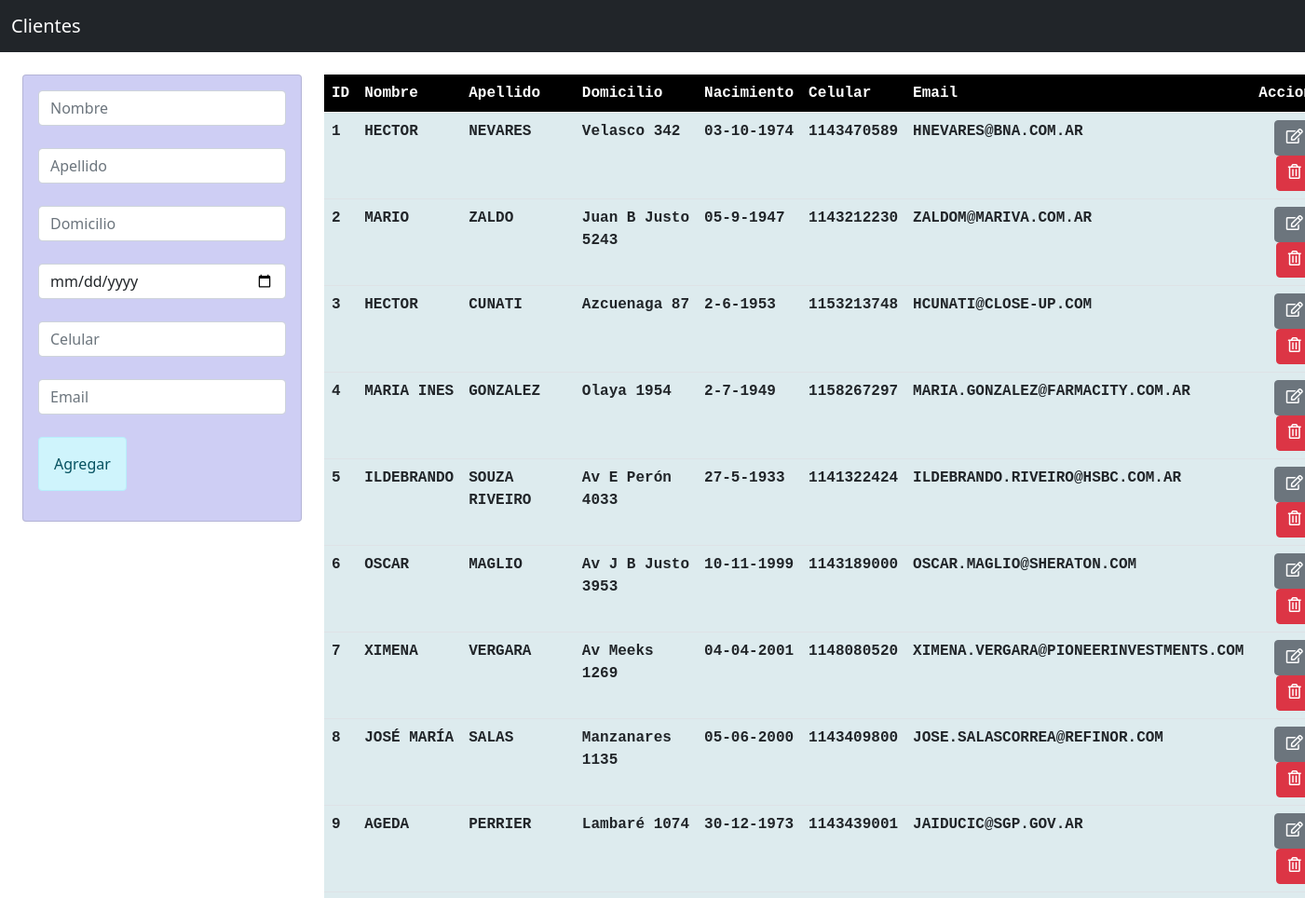
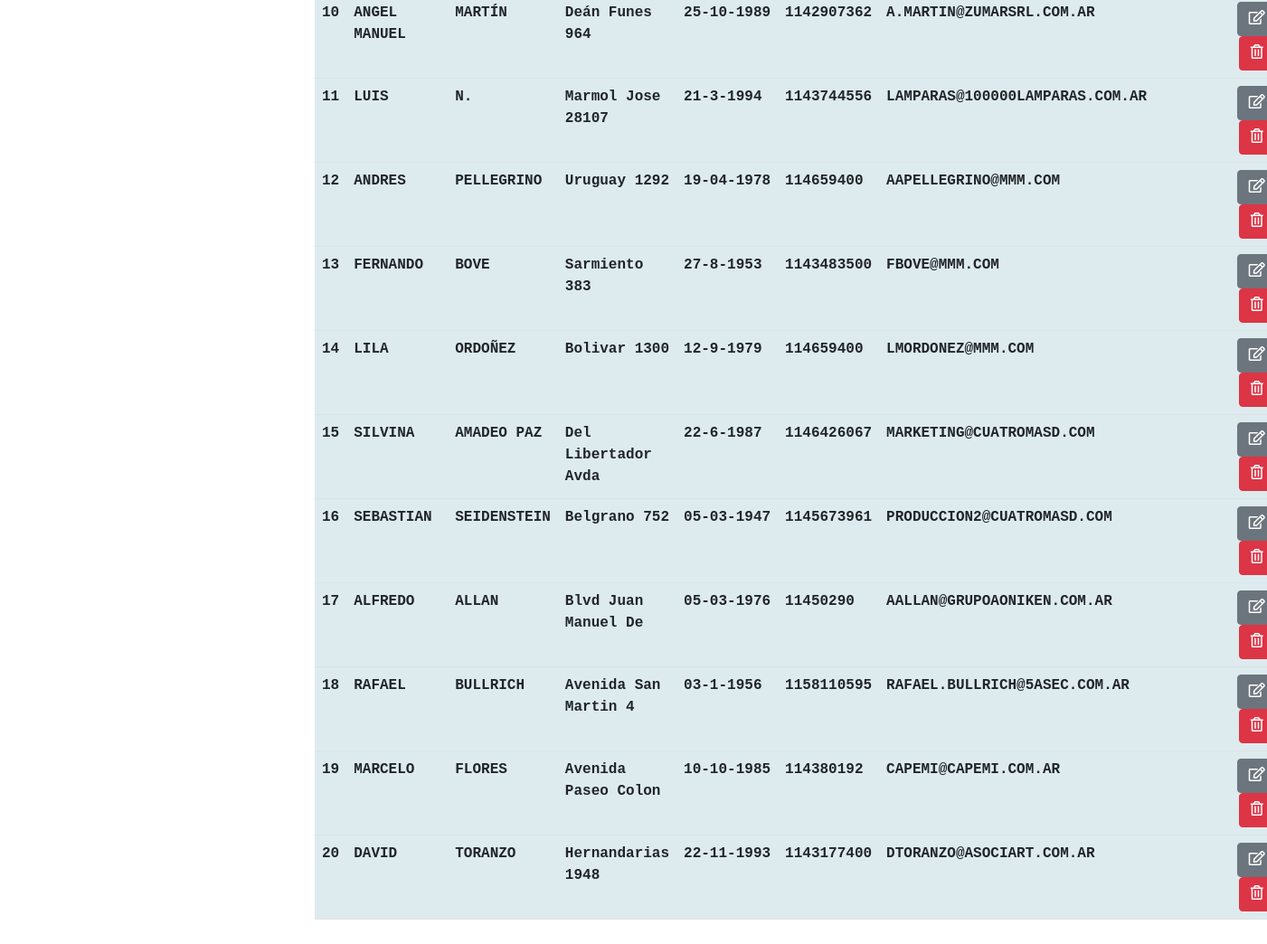
Screenshot of /Inicio/index/Clientes/clientes.php with the database file from the repository (2 pictures, top to bottom).
### tables this page shows
CREATE TABLE `cliente` (
  `clienteID` int(11) NOT NULL,
  `nombre` varchar(50) NOT NULL,
  `apellido` varchar(50) NOT NULL,
  `domicilio` varchar(20) NOT NULL,
  `fecha_nacimiento` varchar(50) NOT NULL,
  `celular` varchar(50) NOT NULL,
  `email` varchar(50) NOT NULL
);

### Inicio/index/Clientes/clientes.php (the view, shortened to what this page needs)
<?php  include("base.php") ?>
<?php  include("includes/header.php") ?>
<div class="container p-4" style="margin-left: 0;">
    <div class="row">
        <div class="col-md-3" >
            <div class="card card-body" style="background:#CECEF4">
                <form action="Guardar.php" method="POST">
                    <div class="form-group">
                        <input type="text" name="nombre" class="form-control" placeholder="Nombre"
                        autofocus>
                        <br>
                        <input type="text" name="apellido" class="form-control" placeholder="Apellido"
                        autofocus>
                        <br>
                        <input type="text" name="domicilio" class="form-control" placeholder="Domicilio"
                        autofocus>
                        <br>
                        <input type="date" name="fecha_nacimiento" class="form-control" placeholder="Nacimiento"
                        autofocus>
                        <br>
                        <input type="text" name="celular" class="form-control" placeholder="Celular"
                        autofocus>
                        <br>
                        <input type="email" name="email" class="form-control" placeholder="Email"
                        autofocus>
                        <br>
                    </div>
                    <div class="form-group">
                        <input type="submit" name="envio" class="alert alert-info" value="Agregar">
                    </div>
                </form>
            </div>
        </div>
        <div class="col-md-4">
        <FONT FACE="courier new">
                <table class="table">
                    <thead class="thead-dark">
                        <tr style="background-color: black; color: #FFFFFF">
                            <th scope="col">ID</th>
                            <th scope="col">Nombre</th>
                            <th scope="col">Apellido</th>
                            <th scope="col">Domicilio</th>
                            <th scope="col">Nacimiento</th>
                            <th scope="col">Celular</th>
                            <th scope="col">Email</th>
                            <th scope="col">Acciones</th>
                        </tr>
                    </thead>
                    <tbody class="fondo">
                        <?php
                        $traer = "SELECT * FROM cliente";
                        $all_products = mysqli_query($DB, $traer);
                        while($row = mysqli_fetch_array($all_products)){?>
                        <tr>
                            <td>
                                <?php
                                echo $row['clienteID'];
                                ?>
                            </td>
                            <td>
                            <?php
                                echo $row['nombre'];
                            ?>
                            </td>
                            <td>
                            <?php
                                echo $row['apellido'];
                                ?>
                            </td>
                            <td>
                            <?php
                                echo $row['domicilio'];
                                ?>
                            </td>
                            <td>
                            <?php
                                echo $row['fecha_nacimiento'];
                                ?>
                            </td>
                            <td>
                            <?php
                                echo $row['celular'];
                                ?>
                            </td>
                            <td>
                            <?php
                                echo $row['email'];
                                ?>
                            </td>
                            <td>
                                <center>
                                <a href="Editar.php?clienteID=<?php echo $row['clienteID'] ?>" class="btn btn-secondary"><i class="far fa-edit"></i></a>
                                <a href="Borrar.php?clienteID=<?php echo $row['clienteID'] ?>" class="btn btn-danger"><i class="far fa-trash-alt"></i></a>
                                </center>
                            </td>
                        </tr>
                        <?php } ?>
                    </tbody>
                </table>
                </FONT>
        </div>
    </div>
</div>
<?php  include("includes/footer.php") ?>

### Inicio/index/Clientes/style.css (style rules this page uses)
body { background-image: url("https://encrypted-tbn0.gstatic.com/images?q=tbn:ANd9GcSYZEdjsR7e1v1V2gOzPx6lwNFlYJYQzZrPh7ffMTjICuzx2o3gKV7u1Rc8ux58iiOonHg&usqp=CAU"); background-size: cover; width: 100%; height: 100vh; }
.fondo { background-color: #DDEBEE; font-weight: bolder; }

### rows the page displays
cliente: clienteID "1", nombre "HECTOR", apellido "NEVARES", domicilio "Velasco 342", fecha_nacimiento "03-10-1974", celular "1143470589", email "HNEVARES@BNA.COM.AR"
cliente: clienteID "2", nombre "MARIO", apellido "ZALDO", domicilio "Juan B Justo 5243", fecha_nacimiento "05-9-1947", celular "1143212230", email "ZALDOM@MARIVA.COM.AR"
cliente: clienteID "3", nombre "HECTOR", apellido "CUNATI", domicilio "Azcuenaga 87", fecha_nacimiento "2-6-1953", celular "1153213748", email "HCUNATI@CLOSE-UP.COM"
cliente: clienteID "4", nombre "MARIA INES", apellido "GONZALEZ", domicilio "Olaya 1954", fecha_nacimiento "2-7-1949", celular "1158267297", email "MARIA.GONZALEZ@FARMACITY.COM.AR"
cliente: clienteID "5", nombre "ILDEBRANDO", apellido "SOUZA RIVEIRO", domicilio "Av E Perón 4033", fecha_nacimiento "27-5-1933", celular "1141322424", email "ILDEBRANDO.RIVEIRO@HSBC.COM.AR"
cliente: clienteID "6", nombre "OSCAR", apellido "MAGLIO", domicilio "Av J B Justo 3953", fecha_nacimiento "10-11-1999", celular "1143189000", email "OSCAR.MAGLIO@SHERATON.COM"
cliente: clienteID "7", nombre "XIMENA", apellido "VERGARA", domicilio "Av Meeks 1269", fecha_nacimiento "04-04-2001", celular "1148080520", email "XIMENA.VERGARA@PIONEERINVESTMENTS.COM"
cliente: clienteID "8", nombre "JOSÉ MARÍA", apellido "SALAS", domicilio "Manzanares 1135", fecha_nacimiento "05-06-2000", celular "1143409800", email "JOSE.SALASCORREA@REFINOR.COM"
cliente: clienteID "9", nombre "AGEDA", apellido "PERRIER", domicilio "Lambaré 1074", fecha_nacimiento "30-12-1973", celular "1143439001", email "JAIDUCIC@SGP.GOV.AR"
cliente: clienteID "10", nombre "ANGEL MANUEL", apellido "MARTÍN", domicilio "Deán Funes 964", fecha_nacimiento "25-10-1989", celular "1142907362", email "A.MARTIN@ZUMARSRL.COM.AR"
cliente: clienteID "11", nombre "LUIS", apellido "N.", domicilio "Marmol Jose 28107", fecha_nacimiento "21-3-1994", celular "1143744556", email "LAMPARAS@100000LAMPARAS.COM.AR"
cliente: clienteID "12", nombre "ANDRES", apellido "PELLEGRINO", domicilio "Uruguay 1292", fecha_nacimiento "19-04-1978", celular "114659400", email "AAPELLEGRINO@MMM.COM"
cliente: clienteID "13", nombre "FERNANDO", apellido "BOVE", domicilio "Sarmiento 383", fecha_nacimiento "27-8-1953", celular "1143483500", email "FBOVE@MMM.COM"
cliente: clienteID "14", nombre "LILA", apellido "ORDOÑEZ", domicilio "Bolivar 1300", fecha_nacimiento "12-9-1979", celular "114659400", email "LMORDONEZ@MMM.COM"
cliente: clienteID "15", nombre "SILVINA", apellido "AMADEO PAZ", domicilio "Del Libertador Avda", fecha_nacimiento "22-6-1987", celular "1146426067", email "MARKETING@CUATROMASD.COM"
cliente: clienteID "16", nombre "SEBASTIAN", apellido "SEIDENSTEIN", domicilio "Belgrano 752", fecha_nacimiento "05-03-1947", celular "1145673961", email "PRODUCCION2@CUATROMASD.COM"
cliente: clienteID "17", nombre "ALFREDO", apellido "ALLAN", domicilio "Blvd Juan Manuel De", fecha_nacimiento "05-03-1976", celular "11450290", email "AALLAN@GRUPOAONIKEN.COM.AR"
cliente: clienteID "18", nombre "RAFAEL", apellido "BULLRICH", domicilio "Avenida San Martin 4", fecha_nacimiento "03-1-1956", celular "1158110595", email "RAFAEL.BULLRICH@5ASEC.COM.AR"
cliente: clienteID "19", nombre "MARCELO", apellido "FLORES", domicilio "Avenida Paseo Colon", fecha_nacimiento "10-10-1985", celular "114380192", email "CAPEMI@CAPEMI.COM.AR"
cliente: clienteID "20", nombre "DAVID", apellido "TORANZO", domicilio "Hernandarias 1948", fecha_nacimiento "22-11-1993", celular "1143177400", email "DTORANZO@ASOCIART.COM.AR"
